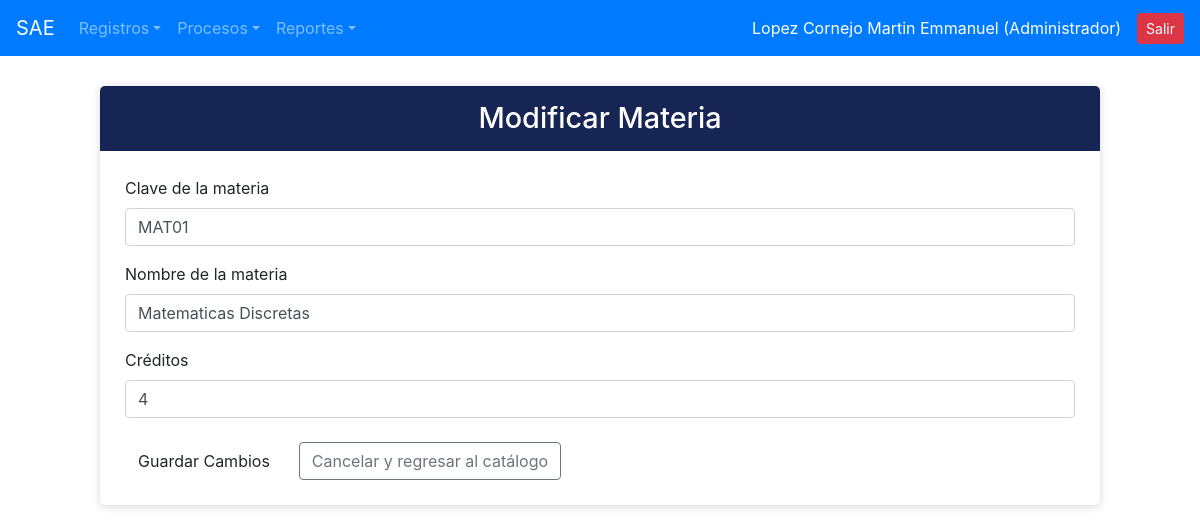
The page /modificacion/modif_materia.php?idmat=1 (signed in) on the database its author committed.
### tables this page shows
CREATE TABLE `materias` (
  `idmat` int(11) NOT NULL AUTO_INCREMENT PRIMARY KEY,
  `clave_mat` varchar(50) NOT NULL,
  `nombre_mat` varchar(150) NOT NULL,
  `creditos` int(11) NOT NULL,
  `estatus_mat` varchar(10) DEFAULT 'ALTA'
);

### modificacion/modif_materia.php (the view, shortened to what this page needs)
<?php
include_once("../conexion.php");
$materia = null;
if (isset($_GET['idmat'])) {
    $idmat = intval($_GET['idmat']);
    $sql = "SELECT * FROM materias WHERE idmat = ?";
    $stmt = $conexion->prepare($sql);
    $stmt->bind_param("i", $idmat);
    $stmt->execute();
    $res = $stmt->get_result();
    $materia = $res->fetch_assoc();
}
?>
<!DOCTYPE html>
<html lang="es">
<head>
    <link href="https://cdn.jsdelivr.net/npm/bootstrap@5.3.3/dist/css/bootstrap.min.css" rel="stylesheet">
    <link rel="stylesheet" href="https://cdn.jsdelivr.net/npm/bootstrap-icons@1.11.3/font/bootstrap-icons.min.css">
</head>
<body>
<?php include_once("../navegacion/nav.php"); ?>
<div class="container">
    <div class="formulario">
        <div class="titulo">
            <h2>Modificar Materia</h2>
        </div>
        <div class="contenido">
            <?php if ($materia): ?>
            <form method="post" action="modif_materia.php">
                <div class="mb-3">
                    <label class="form-label">Clave de la materia</label>
                    <input type="text" name="clave_mat" class="form-control" value="<?php echo htmlspecialchars($materia['clave_mat']); ?>" required>
                </div>
                <div class="mb-3">
                    <label class="form-label">Nombre de la materia</label>
                    <input type="text" name="nombre_mat" class="form-control" value="<?php echo htmlspecialchars($materia['nombre_mat']); ?>" required>
                </div>
                <div class="mb-3">
                    <label class="form-label">Créditos</label>
                    <input type="number" name="creditos" class="form-control" value="<?php echo htmlspecialchars($materia['creditos']); ?>" required>
                </div>
                <div class="d-flex align-items-center gap-3 mt-4">
                    <button type="submit" class="btn btn-sae">Guardar Cambios</button>
                    <a href="../crude/crude_materias.php" class="btn btn-outline-secondary">Cancelar y regresar al catálogo</a>
                </div>
            </form>
            <?php else: ?>
                <div class="alert alert-warning">No se encontró la información de la materia.</div>
                <a href="../crude/crude_materias.php" class="btn btn-secondary">Regresar al catálogo</a>
            <?php endif; ?>
        </div>
    </div>
</div>
</body>
</html>

### modificacion/modif_materia.php (style rules this page uses)
body { background-color: #f3f1f4; }
.formulario { background-color: white; max-width: 1000px; margin: 30px auto; border-radius: 5px; box-shadow: 0 2px 10px rgba(0,0,0,0.15); overflow: hidden; }
.titulo { background-color: #172554; color: white; padding: 15px; text-align: center; }
.titulo h2 { margin: 0; font-size: 1.8rem; }
.contenido { padding: 25px; }
.btn-sae { background-color: #9f1239; color: white; border: none; padding: 8px 16px; border-radius: 4px; }

### rows shown on the page
materias: clave_mat "MAT01", nombre_mat "Matematicas Discretas", creditos "4"

### other values the page prints
$_SESSION['nombre_usuario'] "Lopez Cornejo Martin Emmanuel"
$_SESSION['nombre_puesto'] "Administrador"
